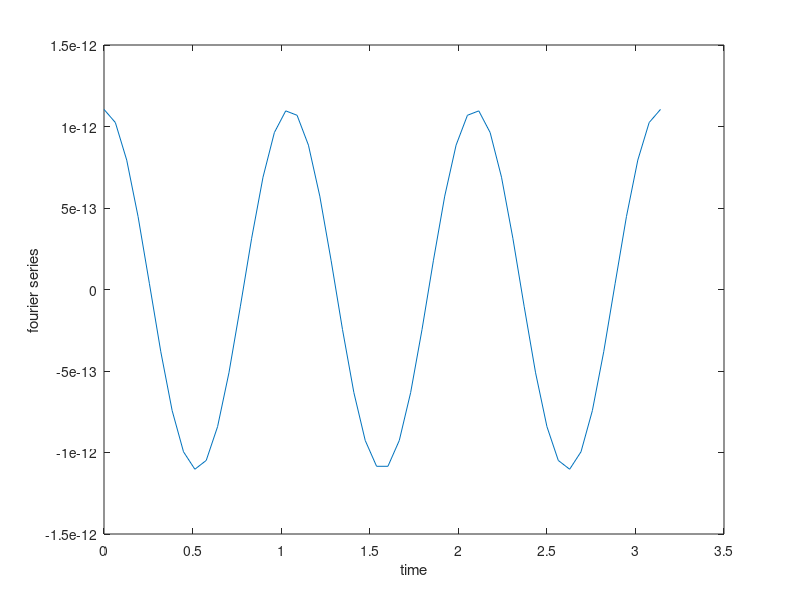

Source code (MATLAB):
clc
close all
clear all

t = linspace(0, pi, 50);
sum = 0;
for j = 1:12
    n = 2*j-1;
    for n = 1:23
        H = (60*200*n)./(sqrt((360000-(200*n).^2).^2)*((60*200*n).^2));
        r = 120/(n*(pi.^2));
        T = r.*H;
        E = T.*cos(200*n.*t);
end
sum = sum + E;
end

figure
plot(t, sum)
xlabel('time');
ylabel('fourier series');